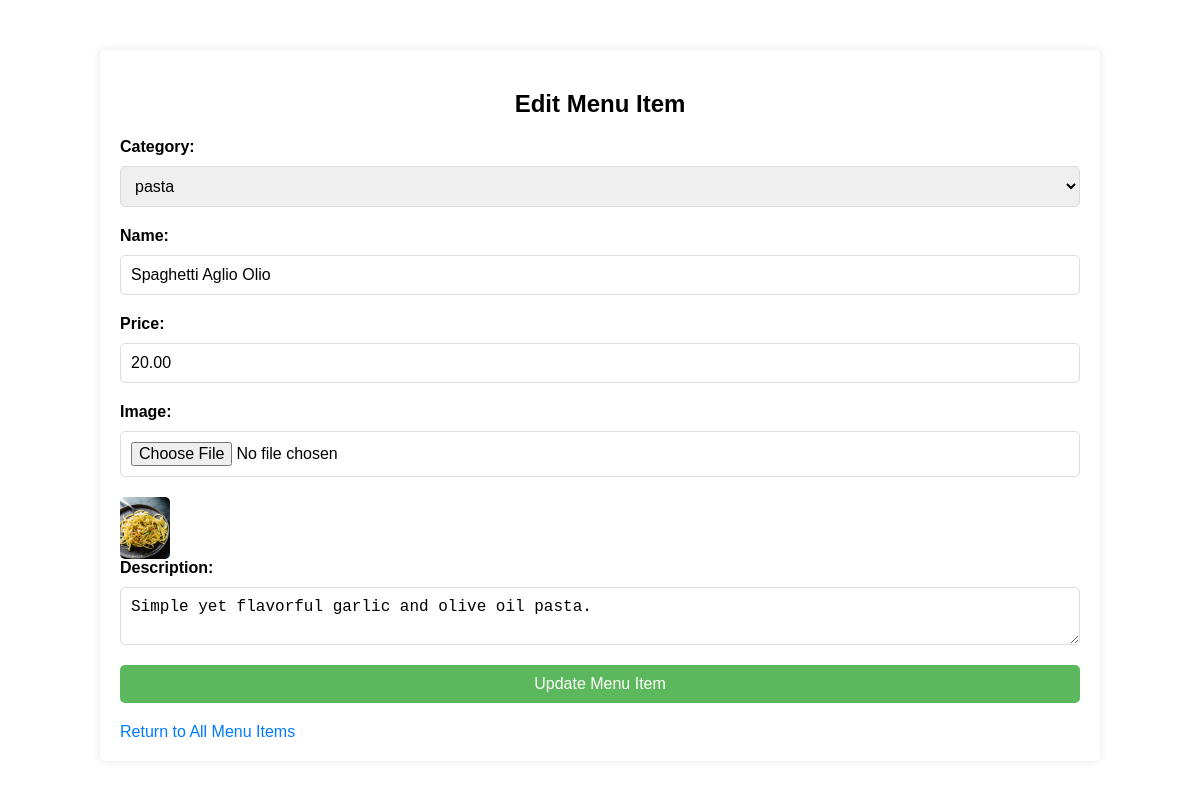
/admin/edit_menu.php?id=4, run on the app's committed database.
### tables this page shows
CREATE TABLE menu_items (
    id INT AUTO_INCREMENT PRIMARY KEY,
    category VARCHAR(50),
    name VARCHAR(100),
    price DECIMAL(10, 2),
    image text(255),
    description VARCHAR(255)
);

### admin/edit_menu.php (the view, shortened to what this page needs)
<?php
include('../connection.php');
if (isset($_GET['id'])) {
    $id = $_GET['id'];
    $result = $conn->query("SELECT * FROM menu_items WHERE id=$id");
    if ($result->num_rows > 0) {
        $menu_item = $result->fetch_assoc();
    } else {
        $_SESSION['error_message'] = "Menu item not found";
        exit;
    }
}
?>
<!DOCTYPE html>
<html lang="en">
<head>
    <link rel="stylesheet" href="../css/add_food.css">
    <link rel="stylesheet" href="../css/main.css">
</head>
<body>
    <div class="container">
        <h2>Edit Menu Item</h2>
        <form action="edit_menu.php?id=<?php echo $menu_item['id']; ?>" method="post" enctype="multipart/form-data">
            <label for="category">Category:</label>
            <select id="category" name="category" required>
                <option value="pasta" <?php if ($menu_item['category'] == 'pasta') echo 'selected'; ?>>pasta</option>
            </select>
            <label for="name">Name:</label>
            <input type="text" id="name" name="name" value="<?php echo $menu_item['name']; ?>" required>
            <label for="price">Price:</label>
            <input type="text" id="price" name="price" value="<?php echo $menu_item['price']; ?>" required>
            <label for="image">Image:</label>
            <input type="file" id="image" name="image">
            <?php if (!empty($menu_item['image'])): ?>
                <img src="../img/foodmenu/<?php echo $menu_item['image']; ?>" alt="<?php echo $menu_item['name']; ?>" width="50">
            <?php endif; ?>
            <label for="description">Description:</label>
            <textarea id="description" name="description" required><?php echo $menu_item['description']; ?></textarea>
            <input type="submit" value="Update Menu Item">
        </form>
        <a href="add_fooditem.php">Return to All Menu Items</a>
    </div>
</body>
</html>

### css/add_food.css (style rules this page uses)
.container { width: 80%; margin: 0 auto; background-color: #fff; padding: 20px; box-shadow: 0 0 10px rgba(0,0,0,0.1); border-radius: 5px; margin-top: 50px; }
h2 { text-align: center; }
form { display: flex; flex-direction: column; margin-bottom: 20px; }
label { margin-bottom: 10px; font-weight: bold; }
input[type="text"], textarea, input[type="file"], select#category { margin-bottom: 20px; padding: 10px; font-size: 16px; border-radius: 5px; border: 1px solid #ddd; }
input[type="submit"] { padding: 10px 20px; font-size: 16px; background-color: #5cb85c; color: white; border: none; border-radius: 5px; cursor: pointer; }
img { border-radius: 5px; }
a { color: #007bff; text-decoration: none; }

### css/main.css (style rules this page uses)
body { font-family: Arial, sans-serif; margin: 0; padding: 0; box-sizing: border-box; }

### data on the page
menu_items: category "pasta", name "Spaghetti Aglio Olio", price "20.00", image (picture), description "Simple yet flavorful garlic and olive oil pasta."
